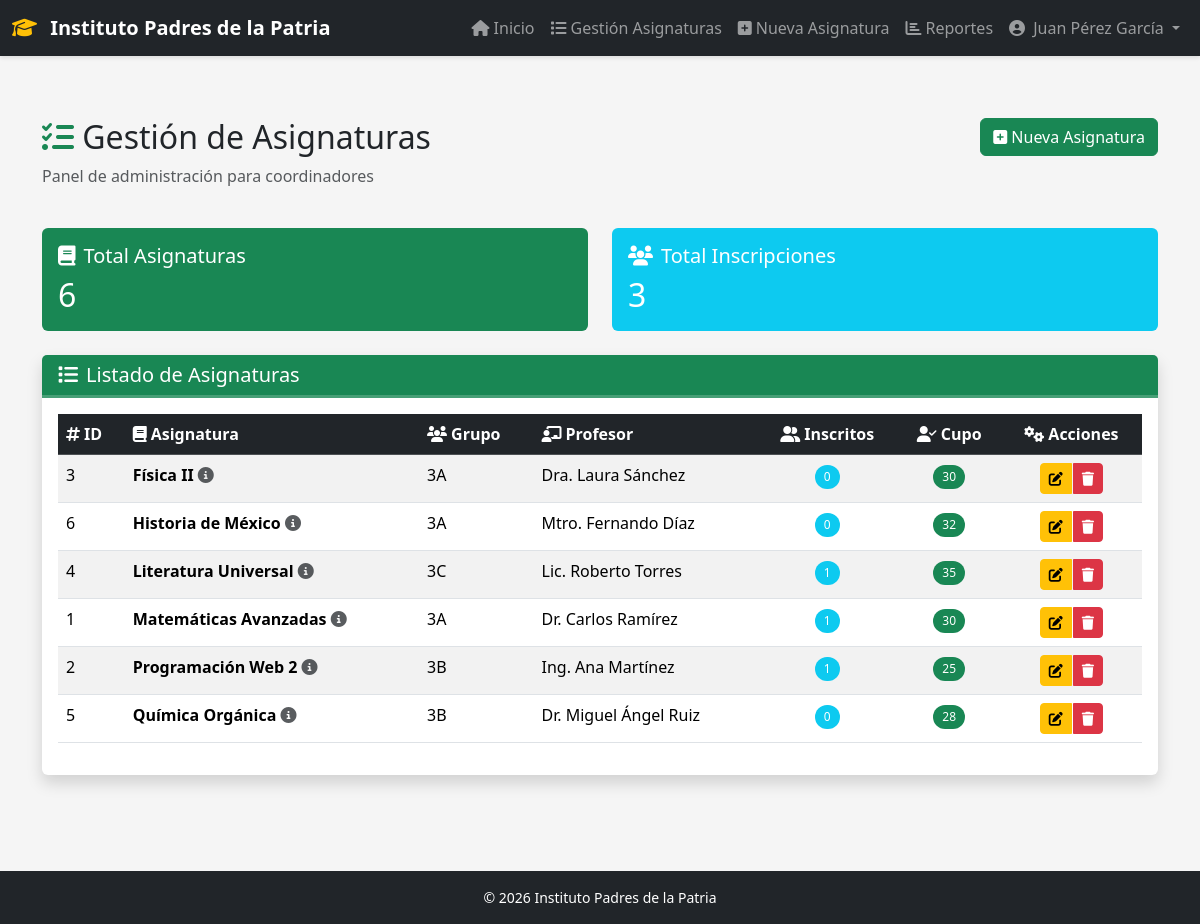
The app's page /consulta-ce.php (signed in) with its own data.
### tables this page shows
CREATE TABLE IF NOT EXISTS asignaturas (
    id INT AUTO_INCREMENT PRIMARY KEY,
    nombre VARCHAR(150) NOT NULL,
    grupo VARCHAR(20) NOT NULL,
    profesor VARCHAR(150) NOT NULL,
    cupo_maximo INT DEFAULT 30,
    descripcion TEXT,
    fecha_creacion DATETIME NOT NULL DEFAULT CURRENT_TIMESTAMP,
    activa TINYINT(1) DEFAULT 1,
    INDEX idx_nombre (nombre),
    INDEX idx_grupo (grupo)
);

### consulta-ce.php (the view, shortened to what this page needs)
<?php
require_once 'includes/conexion.php';
$stmt = $pdo->query("
    SELECT a.*,
           COUNT(au.id) as total_inscritos
    FROM asignaturas a
    LEFT JOIN asignaturas_usuarios au ON a.id = au.id_asignatura
    WHERE a.activa = 1
    GROUP BY a.id
    ORDER BY a.nombre
");
$asignaturas = $stmt->fetchAll();
$total_asignaturas = count($asignaturas);
$stmt = $pdo->query("SELECT COUNT(*) FROM asignaturas_usuarios");
$total_inscripciones = $stmt->fetchColumn();
?>
<!DOCTYPE html>
<html lang="es">
<head>
    <link href="https://cdn.jsdelivr.net/npm/bootstrap@5.3.2/dist/css/bootstrap.min.css" rel="stylesheet">
    <link rel="stylesheet" href="https://cdnjs.cloudflare.com/ajax/libs/font-awesome/6.4.0/css/all.min.css">
    <link rel="stylesheet" href="css/estilos.css">
</head>
<body>
    <?php include 'includes/navbar.php'; ?>
    <div class="container my-5">
        <div class="row mb-4">
            <div class="col-md-8">
                <h2>
                    <i class="fas fa-tasks text-success"></i>
                    Gestión de Asignaturas
                </h2>
                <p class="text-muted">Panel de administración para coordinadores</p>
            </div>
            <div class="col-md-4 text-md-end">
                <a href="asignatura-alta.php" class="btn btn-success">
                    <i class="fas fa-plus-square me-1"></i>Nueva Asignatura
                </a>
            </div>
        </div>
        <div class="row mb-4">
            <div class="col-md-6">
                <div class="card text-white bg-success">
                    <div class="card-body">
                        <h5 class="card-title">
                            <i class="fas fa-book me-2"></i>Total Asignaturas
                        </h5>
                        <h2 class="mb-0"><?php echo $total_asignaturas; ?></h2>
                    </div>
                </div>
            </div>
            <div class="col-md-6">
                <div class="card text-white bg-info">
                    <div class="card-body">
                        <h5 class="card-title">
                            <i class="fas fa-users me-2"></i>Total Inscripciones
                        </h5>
                        <h2 class="mb-0"><?php echo $total_inscripciones; ?></h2>
                    </div>
                </div>
            </div>
        </div>
        <div class="card shadow">
            <div class="card-header bg-success text-white">
                <h5 class="mb-0">
                    <i class="fas fa-list me-2"></i>Listado de Asignaturas
                </h5>
            </div>
            <div class="card-body">
                <?php if ($total_asignaturas > 0): ?>
                    <div class="table-responsive">
                        <table class="table table-striped table-hover">
                            <thead class="table-dark">
                                <tr>
                                    <th><i class="fas fa-hashtag me-1"></i>ID</th>
                                    <th><i class="fas fa-book me-1"></i>Asignatura</th>
                                    <th><i class="fas fa-users me-1"></i>Grupo</th>
                                    <th><i class="fas fa-chalkboard-teacher me-1"></i>Profesor</th>
                                    <th class="text-center"><i class="fas fa-user-friends me-1"></i>Inscritos</th>
                                    <th class="text-center"><i class="fas fa-user-check me-1"></i>Cupo</th>
                                    <th class="text-center"><i class="fas fa-cogs me-1"></i>Acciones</th>
                                </tr>
                            </thead>
                            <tbody>
                                <?php foreach ($asignaturas as $asignatura): ?>
                                    <tr>
                                        <td><?php echo htmlspecialchars($asignatura['id']); ?></td>
                                        <td class="fw-bold">
                                            <?php echo htmlspecialchars($asignatura['nombre']); ?>
                                            <?php if ($asignatura['descripcion']): ?>
                                                <i class="fas fa-info-circle text-muted"
                                                   data-bs-toggle="tooltip"
                                                   data-bs-placement="top"
                                                   title="<?php echo htmlspecialchars($asignatura['descripcion']); ?>"></i>
                                            <?php endif; ?>
                                        </td>
                                        <td><?php echo htmlspecialchars($asignatura['grupo']); ?></td>
                                        <td><?php echo htmlspecialchars($asignatura['profesor']); ?></td>
                                        <td class="text-center">
                                            <span class="badge bg-info rounded-pill">
                                                <?php echo $asignatura['total_inscritos']; ?>
                                            </span>
                                        </td>
                                        <td class="text-center">
                                            <?php
                                            $porcentaje = ($asignatura['total_inscritos'] / $asignatura['cupo_maximo']) * 100;
                                            $color = $porcentaje >= 90 ? 'danger' : ($porcentaje >= 70 ? 'warning' : 'success');
                                            ?>
                                            <span class="badge bg-<?php echo $color; ?> rounded-pill">
                                                <?php echo $asignatura['cupo_maximo']; ?>
                                            </span>
                                        </td>
                                        <td class="text-center">
                                            <div class="btn-group" role="group">
                                                <a href="asignatura-editar.php?id=<?php echo $asignatura['id']; ?>"
                                                   class="btn btn-sm btn-warning"
                                                   data-bs-toggle="tooltip"
                                                   data-bs-placement="top"
                                                   title="Editar asignatura">
                                                    <i class="fas fa-edit"></i>
                                                </a>
                                                <button type="button"
                                                        class="btn btn-sm btn-danger"
                                                        data-bs-toggle="modal"
                                                        data-bs-target="#modalEliminar<?php echo $asignatura['id']; ?>"
                                                        title="Eliminar asignatura">
                                                    <i class="fas fa-trash"></i>
                                                </button>
                                            </div>
                                        </td>
                                    </tr>
                                <?php endforeach; ?>
                            </tbody>
                        </table>
                    </div>
                <?php endif; ?>
            </div>
        </div>
    </div>
    <footer class="bg-dark text-white py-3 mt-5">
        <div class="container text-center">
            <p class="mb-0 small">&copy; 2026 Instituto Padres de la Patria</p>
        </div>
    </footer>
</body>
</html>

### css/estilos.css (style rules this page uses)
:root { --primary-color: #0d6efd; --secondary-color: #6c757d; --success-color: #198754; --danger-color: #dc3545; --warning-color: #ffc107; --info-color: #0dcaf0; --dark-color: #212529; --light-color: #f8f9fa; }
body { font-family: 'Segoe UI', Tahoma, Geneva, Verdana, sans-serif; background-color: #f5f5f5; min-height: 100vh; display: flex; flex-direction: column; }
.card { border: none; transition: transform 0.3s ease, box-shadow 0.3s ease; }
.card-header { border-bottom: 3px solid rgba(255,255,255,.2); font-weight: 600; }
.table { background-color: white; }
.table thead { position: sticky; top: 0; z-index: 10; }
.btn { transition: all 0.3s ease; font-weight: 500; }
.btn-group .btn { margin: 0 2px; }
.badge { font-weight: 500; padding: 0.5em 0.75em; }
footer { margin-top: auto; background-color: var(--dark-color); }
.shadow { box-shadow: 0 .5rem 1rem rgba(0,0,0,.15) !important; }
body { padding-top: 0; }

### records on screen
asignaturas: id "3", nombre "Física II", grupo "3A", profesor "Dra. Laura Sánchez", total_inscritos "0", cupo_maximo "30"
asignaturas: id "6", nombre "Historia de México", grupo "3A", profesor "Mtro. Fernando Díaz", total_inscritos "0", cupo_maximo "32"
asignaturas: id "4", nombre "Literatura Universal", grupo "3C", profesor "Lic. Roberto Torres", total_inscritos "1", cupo_maximo "35"
asignaturas: id "1", nombre "Matemáticas Avanzadas", grupo "3A", profesor "Dr. Carlos Ramírez", total_inscritos "1", cupo_maximo "30"
asignaturas: id "2", nombre "Programación Web 2", grupo "3B", profesor "Ing. Ana Martínez", total_inscritos "1", cupo_maximo "25"
asignaturas: id "5", nombre "Química Orgánica", grupo "3B", profesor "Dr. Miguel Ángel Ruiz", total_inscritos "0", cupo_maximo "28"

### other values on screen
$nombre_usuario "Juan Pérez García"
$total_asignaturas "6"
$total_inscripciones "3"
